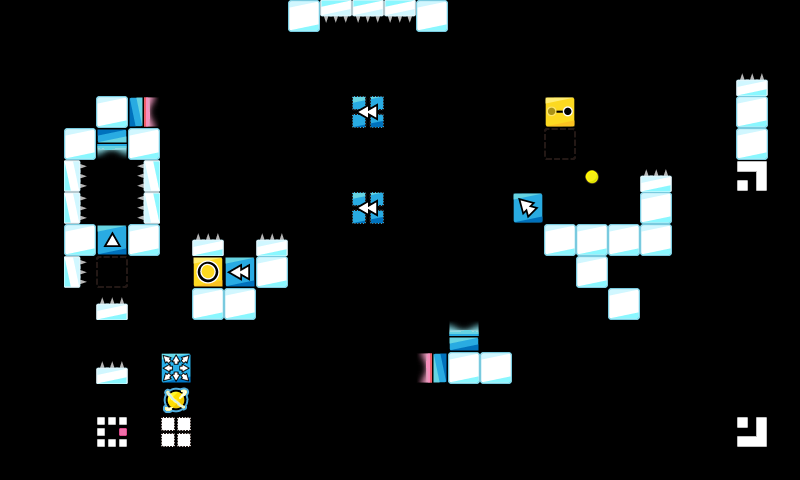

A level layout from a 2D game, rendered from its tile map. Below: a short description, then the map file with tile-grid data replaced by summaries:
An orthogonal 25x15 tile map with 32x32 px tiles, 1 tile layer (map).

<map version="1.0" orientation="orthogonal" renderorder="right-down" width="25" height="15" tilewidth="32" tileheight="32" nextobjectid="1">
 <properties>
  <property name="ad" value="false" />
 </properties>
 <tileset firstgid="1" name="map_tiles" tilewidth="32" tileheight="32" tilecount="225" columns="15">
  <image source="../../img/map_tiles.png" width="480" height="480" />
 </tileset>
 <layer name="map" width="25" height="15">
  <data>[375 cells, 59 non-empty, 22 distinct tile ids]</data>
 </layer>
 <objectgroup color="#ffffff" name="Object Layer 1" />
</map>
